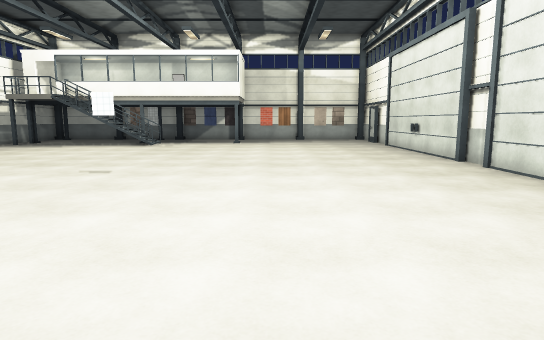
view 1 (above)

16 first-person views from a walk through a 3-D level made in the Unity game engine. The camera is 1.5 m above the floor, tilts 8° down and sees 75° across. The floor is counted in squares, 1 m on a side. Each view is taken from the middle of a square. On the plan, view 1 faces up. The plan holds only what a view shows up to about 16 squares ahead; the rest is blank. Some animated figures are left out. Surface patterns are stand-ins for the level's own textures.

view 2
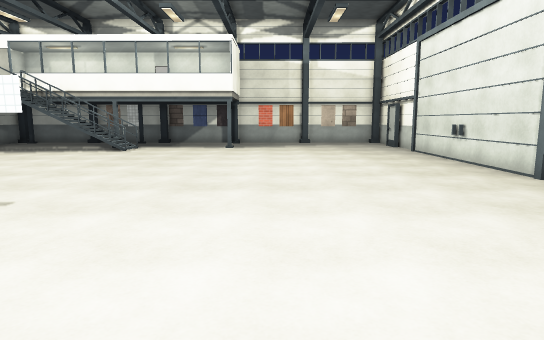

view 3
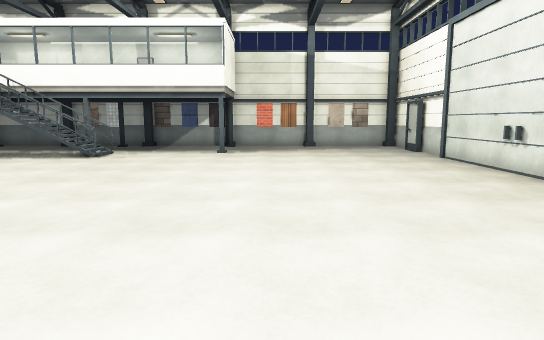

view 4
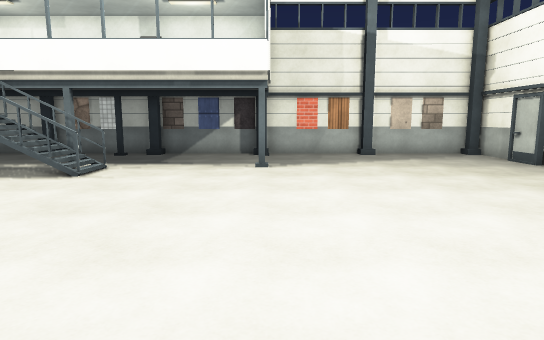

view 5
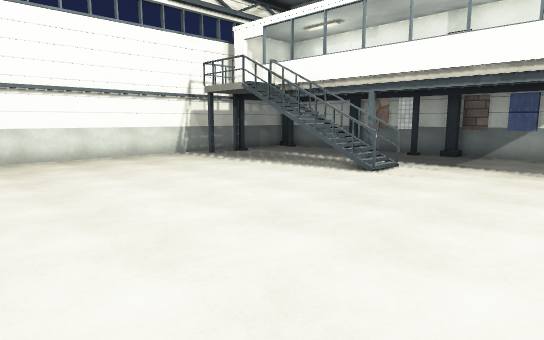

view 6
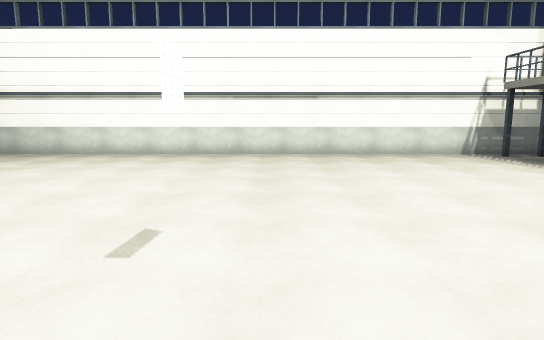

view 7
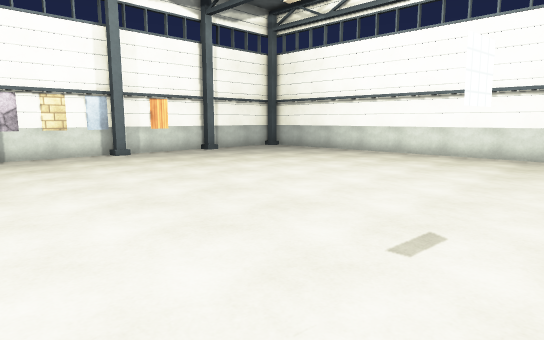

view 8
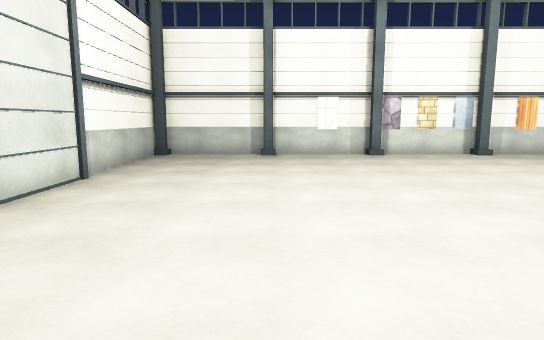

view 9
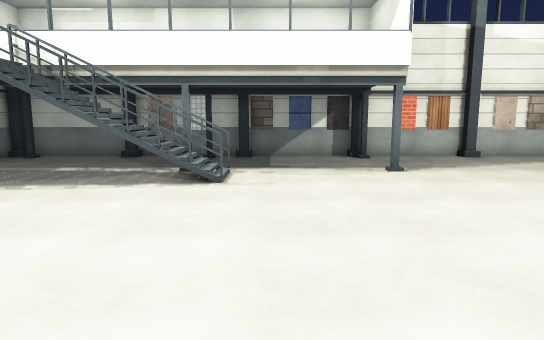

view 10
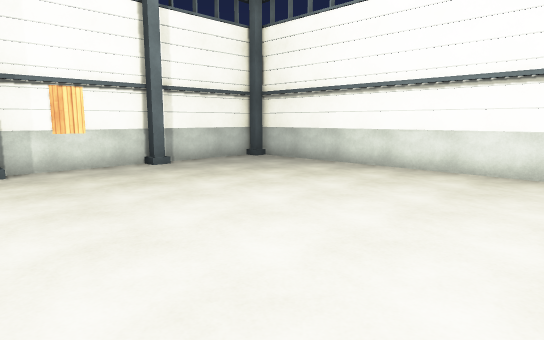

view 11
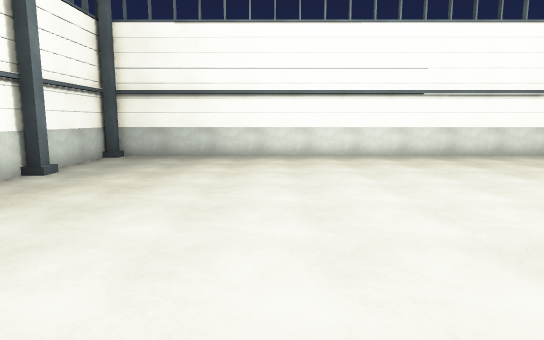

view 12
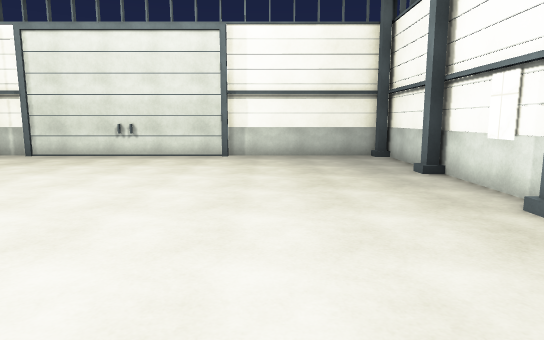

view 13
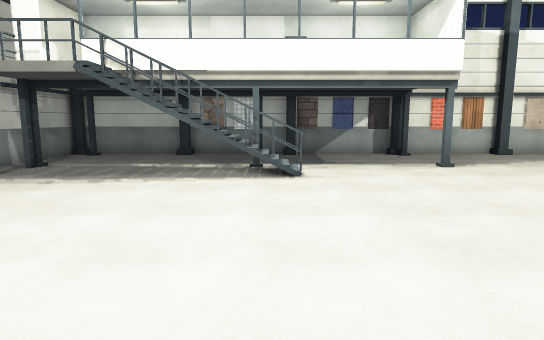

view 14
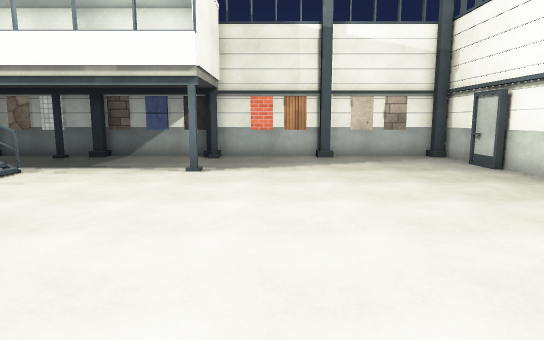

view 15
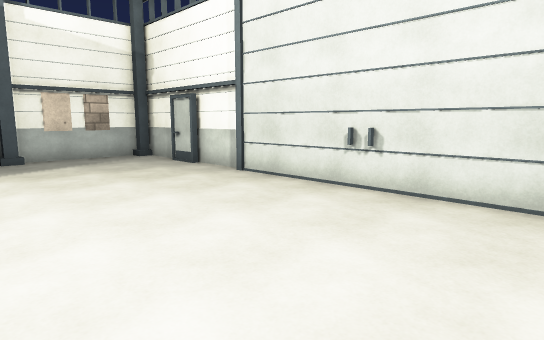

view 16
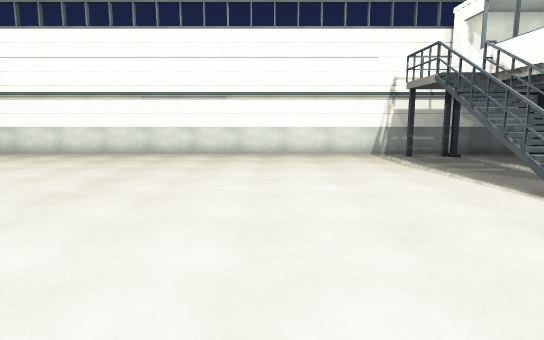

### Floor plan
Key: @ floor where view 1 was taken; # wall or solid block; . floor; = window, fence, low wall or low ledge; T thing the floor can be seen under or through; O other object.
Columns run from 17 left of view 1 to 7 right of it. Each row starts with its distance up from view 1.
 28 #########################
 27 #O......O......O........#
 26 #.......................#
 25 #.......................#
 24 #O......O......O........#
 23 ##....T=TTT.............#
 22 ##....TTT==.............#
 21 #.......................#
 20 #.......................#
 19 #.......................#
 18 #.......................#
 17 #.......................#
 16 #.......................#
 15 #.......................#
 14 #.......................#
 13 #.......................#
 12 #.......................#
 11 #...........#...........#
 10 #.......................#
  9 #.......................#
  8 #.......................#
  7 #.......................#
  6 #.......................#
  5 #.......................#
  4 #.......................#
  3 #.......................#
  2 #.......................#
  1 #.......................#
  0 #................@......#
 -1 #.......................#
 -2 #.......................#
 -3 #.......................#
 -4 #########################

Where each view was taken, in squares from view 1:
view 1: 0 up, 0 right, facing up
view 2: 4 up, 0 right, facing up
view 3: 7 up, 0 right, facing up
view 4: 12 up, 2 left, facing up
view 5: 12 up, 2 left, facing up-left
view 6: 12 up, 1 left, facing left
view 7: 12 up, 1 left, facing down-left
view 8: 12 up, 2 right, facing down
view 9: 13 up, 6 left, facing up
view 10: 8 up, 6 left, facing down-left
view 11: 3 up, 2 left, facing left
view 12: 1 up, 8 left, facing right
view 13: 12 up, 8 left, facing up
view 14: 13 up, 0 right, facing up
view 15: 13 up, 0 right, facing up-right
view 16: 16 up, 1 left, facing left
